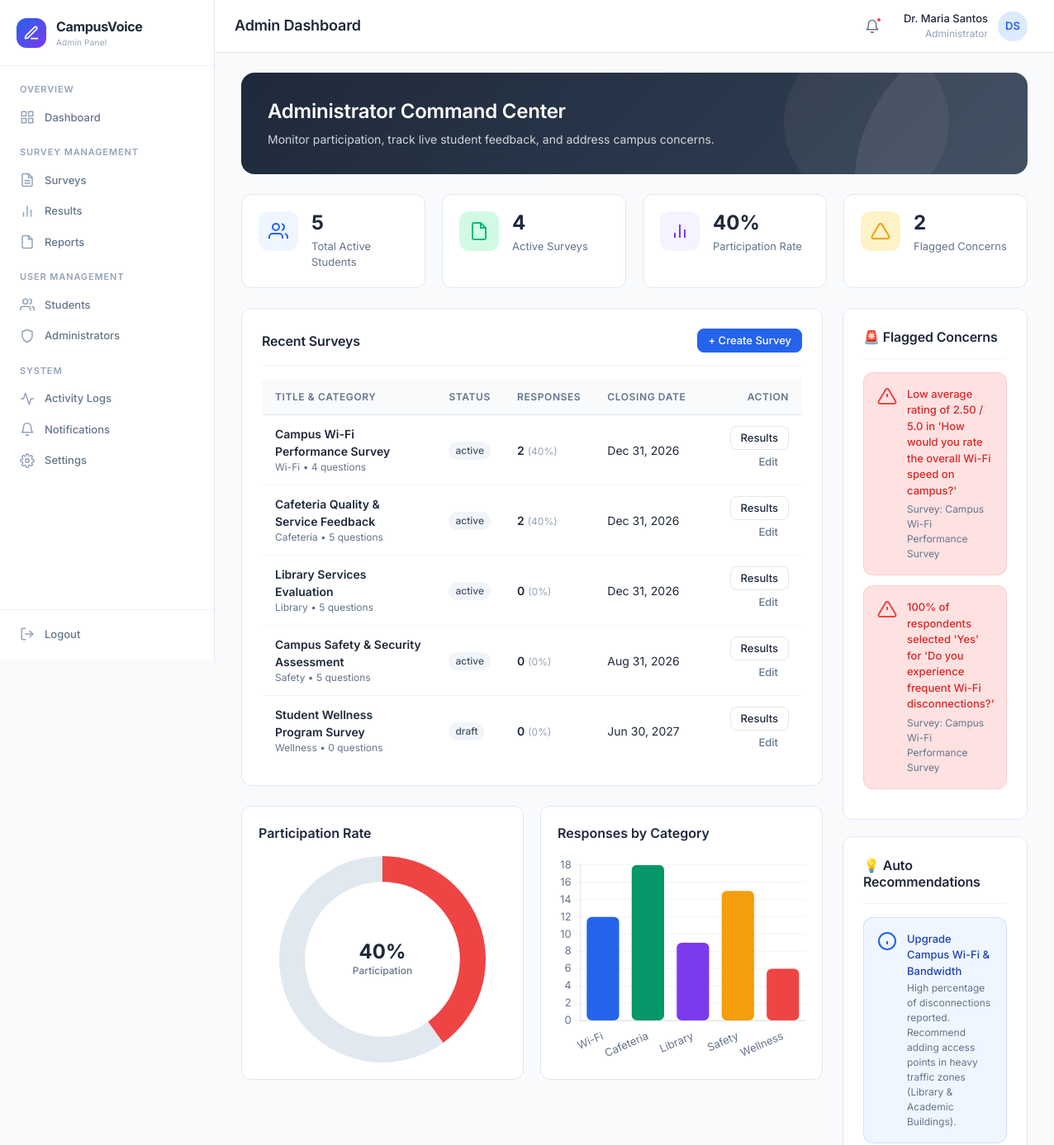
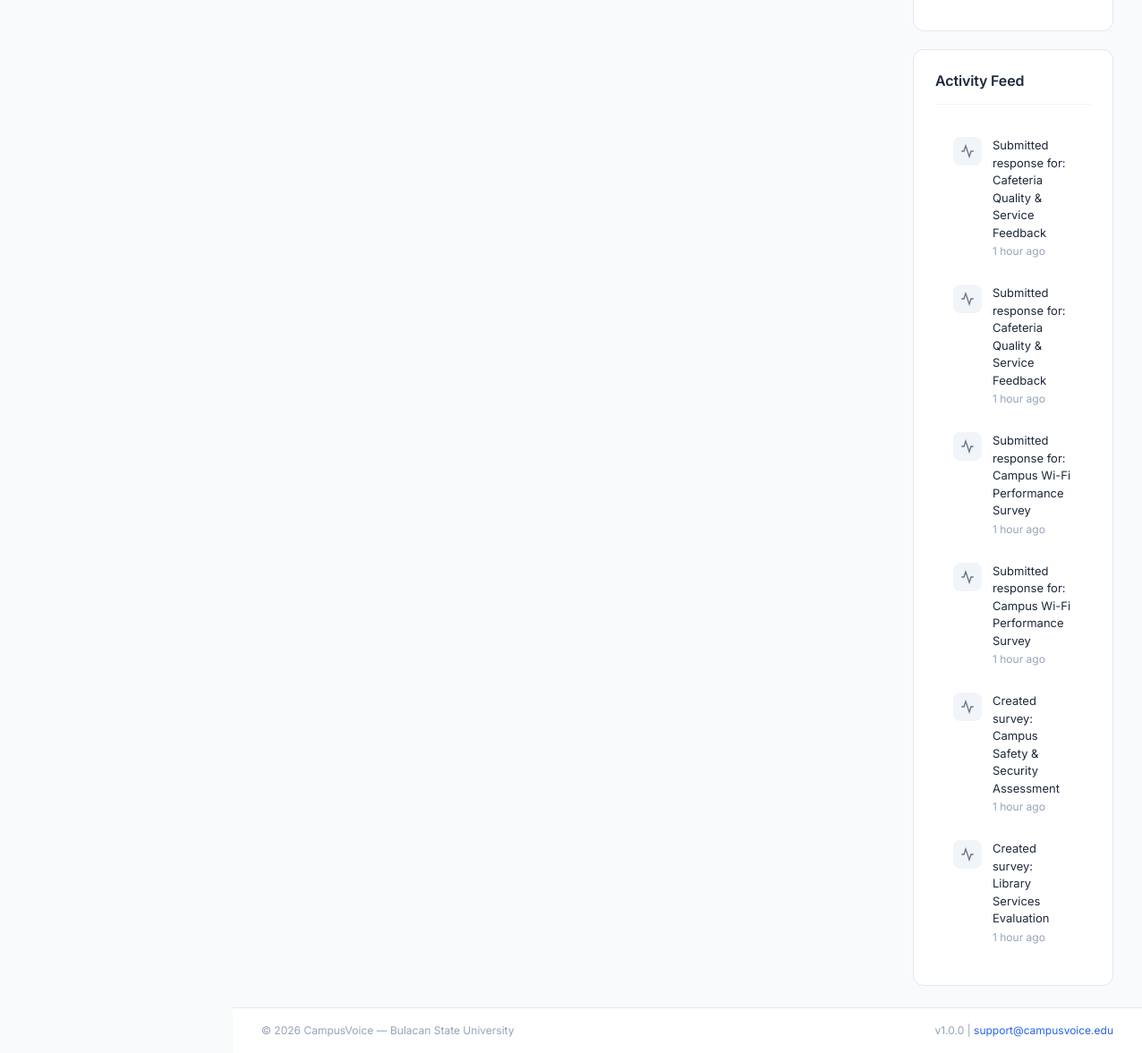
/admin/dashboard.php (signed in), run on the app's committed database (2 pictures, top to bottom).
### tables this page shows
CREATE TABLE `surveys` (
    `survey_id` INT AUTO_INCREMENT PRIMARY KEY,
    `title` VARCHAR(255) NOT NULL,
    `description` TEXT DEFAULT NULL,
    `category` VARCHAR(100) NOT NULL DEFAULT 'General',
    `open_date` DATETIME DEFAULT NULL,
    `close_date` DATETIME DEFAULT NULL,
    `status` ENUM('draft', 'active', 'closed', 'archived') NOT NULL DEFAULT 'draft',
    `created_by` INT NOT NULL,
    `created_at` DATETIME NOT NULL DEFAULT CURRENT_TIMESTAMP,
    `updated_at` DATETIME DEFAULT NULL ON UPDATE CURRENT_TIMESTAMP,
    INDEX `idx_status` (`status`),
    INDEX `idx_created_by` (`created_by`),
    INDEX `idx_dates` (`open_date`, `close_date`),
    CONSTRAINT `fk_surveys_admin` FOREIGN KEY (`created_by`) REFERENCES `administrators`(`admin_id`) ON UPDATE CASCADE
);

CREATE TABLE `survey_results` (
    `result_id` INT AUTO_INCREMENT PRIMARY KEY,
    `survey_id` INT NOT NULL,
    `question_id` INT NOT NULL,
    `computed_metric` VARCHAR(50) NOT NULL COMMENT 'e.g. percentage, average, count, distribution',
    `computed_value` DECIMAL(10,2) DEFAULT NULL,
    `computed_details` TEXT DEFAULT NULL COMMENT 'JSON for complex results like distributions',
    `last_refreshed_at` DATETIME NOT NULL DEFAULT CURRENT_TIMESTAMP ON UPDATE CURRENT_TIMESTAMP,
    INDEX `idx_survey_id` (`survey_id`),
    INDEX `idx_question_id` (`question_id`),
    UNIQUE KEY `uk_survey_question_metric` (`survey_id`, `question_id`, `computed_metric`),
    CONSTRAINT `fk_results_survey` FOREIGN KEY (`survey_id`) REFERENCES `surveys`(`survey_id`) ON DELETE CASCADE ON UPDATE CASCADE,
    CONSTRAINT `fk_results_question` FOREIGN KEY (`question_id`) REFERENCES `survey_questions`(`question_id`) ON DELETE CASCADE ON UPDATE CASCADE
);

CREATE TABLE `activity_logs` (
    `log_id` INT AUTO_INCREMENT PRIMARY KEY,
    `user_id` INT NOT NULL,
    `role` ENUM('student', 'admin') NOT NULL,
    `action` VARCHAR(100) NOT NULL,
    `description` TEXT DEFAULT NULL,
    `target_type` VARCHAR(50) DEFAULT NULL COMMENT 'e.g. survey, student, question',
    `target_id` INT DEFAULT NULL,
    `created_at` DATETIME NOT NULL DEFAULT CURRENT_TIMESTAMP,
    INDEX `idx_user` (`user_id`, `role`),
    INDEX `idx_created_at` (`created_at`)
);

### admin/dashboard.php (the view, shortened to what the rows shown need)
<?php
require_once __DIR__ . '/../utils/helpers.php';
require_once __DIR__ . '/../utils/stats.php';
$pdo = db();
$stmt = $pdo->query("SELECT COUNT(*) FROM students WHERE status = 'active'");
$totalStudents = (int)$stmt->fetchColumn();
$stmt = $pdo->query("SELECT COUNT(DISTINCT student_id) FROM responses");
$totalRespondents = (int)$stmt->fetchColumn();
$stmt = $pdo->query("
    SELECT s.*,
           (SELECT COUNT(DISTINCT student_id) FROM responses r WHERE r.survey_id = s.survey_id) as response_count,
           (SELECT COUNT(*) FROM survey_questions sq WHERE sq.survey_id = s.survey_id) as question_count
    FROM surveys s
    ORDER BY s.created_at DESC
    LIMIT 5
");
$recentSurveys = $stmt->fetchAll();
$flaggedConcerns = getFlaggedConcerns();
$stmt = $pdo->query("SELECT * FROM activity_logs ORDER BY created_at DESC LIMIT 6");
$activityLogs = $stmt->fetchAll();
require_once __DIR__ . '/../includes/header.php';
?>
<div class="dashboard-welcome" style="background: linear-gradient(135deg, #1E293B, #334155);">
    <div class="dashboard-welcome-content">
        <h2>Administrator Command Center</h2>
    </div>
</div>
<div class="dashboard-grid">
    <div>
        <div class="card" style="margin-bottom: var(--space-6);">
            <div class="card-body" style="padding: 0;">
                <div class="data-table-responsive">
                    <table class="data-table">
                        <thead>
                            <tr>
                                <th>Title & Category</th>
                                <th>Status</th>
                                <th>Responses</th>
                                <th>Closing Date</th>
                                <th style="text-align: right;">Action</th>
                            </tr>
                        </thead>
                        <tbody>
                            <?php foreach ($recentSurveys as $s): ?>
                            <tr>
                                <td>
                                    <div class="font-semibold"><?= e($s['title']) ?></div>
                                    <div style="font-size: var(--font-size-xs); color: var(--color-text-secondary);"><?= e($s['category']) ?> • <?= $s['question_count'] ?> questions</div>
                                </td>
                                <td><?= getStatusBadge($s['status']) ?></td>
                                <td>
                                    <span class="font-semibold"><?= $s['response_count'] ?></span>
                                    <span style="font-size: var(--font-size-xs); color: var(--color-text-tertiary);">
                                        (<?= calcPercentage($s['response_count'], $totalStudents) ?>%)
                                    </span>
                                </td>
                                <td><?= formatDate($s['close_date']) ?></td>
                                <td style="text-align: right;">
                                    <a href="<?= BASE_URL ?>/admin/results/<?= $s['survey_id'] ?>" class="btn btn-secondary btn-sm">Results</a>
                                    <a href="<?= BASE_URL ?>/admin/surveys/<?= $s['survey_id'] ?>/edit" class="btn btn-ghost btn-sm">Edit</a>
                                </td>
                            </tr>
                            <?php endforeach; ?>
                        </tbody>
                    </table>
                </div>
            </div>
        </div>
    </div>
    <div>
        <div class="card" style="margin-bottom: var(--space-5);">
            <div class="card-body">
                <?php if (empty($flaggedConcerns)): ?>
                    <p style="font-size: var(--font-size-sm); color: var(--color-text-secondary); text-align: center; padding: var(--space-4) 0;">No critical concerns flagged.</p>
                <?php else: ?>
                    <?php foreach ($flaggedConcerns as $c): ?>
                    <div class="concern-item">
                        <svg class="concern-icon" viewBox="0 0 24 24" fill="none" stroke="currentColor" stroke-width="2"><path d="M10.29 3.86L1.82 18a2 2 0 0 0 1.71 3h16.94a2 2 0 0 0 1.71-3L13.71 3.86a2 2 0 0 0-3.42 0z"/><line x1="12" y1="9" x2="12" y2="13"/><line x1="12" y1="17" x2="12.01" y2="17"/></svg>
                        <div>
                            <div class="concern-text"><?= e($c['message']) ?></div>
                            <div class="concern-detail">Survey: <?= e($c['survey_title']) ?></div>
                        </div>
                    </div>
                    <?php endforeach; ?>
                <?php endif; ?>
            </div>
        </div>
        <div class="card">
            <div class="card-body" style="padding: var(--space-2);">
                <div class="activity-feed">
                    <?php foreach ($activityLogs as $log): ?>
                    <div class="activity-item">
                        <div class="activity-icon" style="background: var(--color-gray-100);">
                            <svg width="14" height="14" viewBox="0 0 24 24" fill="none" stroke="currentColor" stroke-width="2"><polyline points="22 12 18 12 15 21 9 3 6 12 2 12"/></svg>
                        </div>
                        <div class="activity-content">
                            <div class="activity-text"><?= e($log['description'] ?: $log['action']) ?></div>
                            <div class="activity-time"><?= timeAgo($log['created_at']) ?></div>
                        </div>
                    </div>
                    <?php endforeach; ?>
                </div>
            </div>
        </div>
    </div>
</div>
<script>
    document.addEventListener('DOMContentLoaded', function() {
        // Gauge chart
        createGaugeChart('dashboard-gauge-chart', <?= $totalRespondents ?>, <?= $totalStudents ?>);
        // Category chart
        createBarChart('dashboard-category-chart',
            ['Wi-Fi', 'Cafeteria', 'Library', 'Safety', 'Wellness'],
            [12, 18, 9, 15, 6]
        );
    });
</script>
<?php require_once __DIR__ . '/../includes/footer.php'; ?>

### utils/helpers.php (shortened to what the rows shown need)
<?php
function e($string) {
    return htmlspecialchars($string ?? '', ENT_QUOTES, 'UTF-8');
}
function formatDate($date, $format = 'M d, Y') {
    return date($format, strtotime($date));
}
function timeAgo($datetime) {
    $now = new DateTime();
    $ago = new DateTime($datetime);
    $diff = $now->diff($ago);
    if ($diff->h > 0) return $diff->h . ' hour' . ($diff->h > 1 ? 's' : '') . ' ago';
    return 'Just now';
}
function getStatusBadge($status) {
    $badges = [
        'draft'    => '<span class="badge badge-warning"><span class="badge-dot draft"></span> Draft</span>',
        'active'   => '<span class="badge badge-success"><span class="badge-dot active"></span> Active</span>',
        'closed'   => '<span class="badge badge-error"><span class="badge-dot closed"></span> Closed</span>',
        'archived' => '<span class="badge badge-gray"><span class="badge-dot inactive"></span> Archived</span>',
        'inactive' => '<span class="badge badge-gray"><span class="badge-dot inactive"></span> Inactive</span>',
    ];
    return $badges[$status] ?? '<span class="badge badge-gray">' . e($status) . '</span>';
}
function calcPercentage($part, $total, $decimals = 1) {
    return round(($part / $total) * 100, $decimals);
}

### data on the page
surveys: title "Campus Wi-Fi Performance Survey", category "Wi-Fi", question_count "4", status "active", response_count "2", response_count "40", close_date "Dec 31, 2026"
surveys: title "Cafeteria Quality & Service Feedback", category "Cafeteria", question_count "5", status "active", response_count "2", response_count "40", close_date "Dec 31, 2026"
surveys: title "Library Services Evaluation", category "Library", question_count "5", status "active", response_count "0", close_date "Dec 31, 2026"
surveys: title "Campus Safety & Security Assessment", category "Safety", question_count "5", status "active", response_count "0", close_date "Aug 31, 2026"
surveys: title "Student Wellness Program Survey", category "Wellness", question_count "0", status "draft", response_count "0", close_date "Jun 30, 2027"
survey_results: message "Low average rating of 2.50 / 5.0 in 'How would you rate the overall Wi-Fi speed on campus?'", survey.title "Campus Wi-Fi Performance Survey"
survey_results: message "100% of respondents selected 'Yes' for 'Do you experience frequent Wi-Fi disconnections?'", survey.title "Campus Wi-Fi Performance Survey"
activity_logs: description "Submitted response for: Cafeteria Quality & Service Feedback", created_at "1 hour ago"
activity_logs: description "Submitted response for: Cafeteria Quality & Service Feedback", created_at "1 hour ago"
activity_logs: description "Submitted response for: Campus Wi-Fi Performance Survey", created_at "1 hour ago"
activity_logs: description "Submitted response for: Campus Wi-Fi Performance Survey", created_at "1 hour ago"
activity_logs: description "Created survey: Campus Safety & Security Assessment", created_at "1 hour ago"
activity_logs: description "Created survey: Library Services Evaluation", created_at "1 hour ago"

### other printed values
APP_NAME "CampusVoice"
$pageTitle "Admin Dashboard"
$userName "Dr. Maria Santos"
$userInitials "DS"
$totalStudents "5"
$activeSurveysCount "4"
$overallParticipationRate "40"
count($flaggedConcerns) "2"
$rec['title'] "Upgrade Campus Wi-Fi & Bandwidth"
$rec['description'] "High percentage of disconnections reported. Recommend adding access points in heavy traffic zones (Library & Academic Buildings)."
APP_SCHOOL "Bulacan State University"
APP_VERSION "1.0.0"
APP_SUPPORT_EMAIL "support@campusvoice.edu"
chart data {{ $totalRespondents }} 2
chart data {{ $totalStudents }} 5
